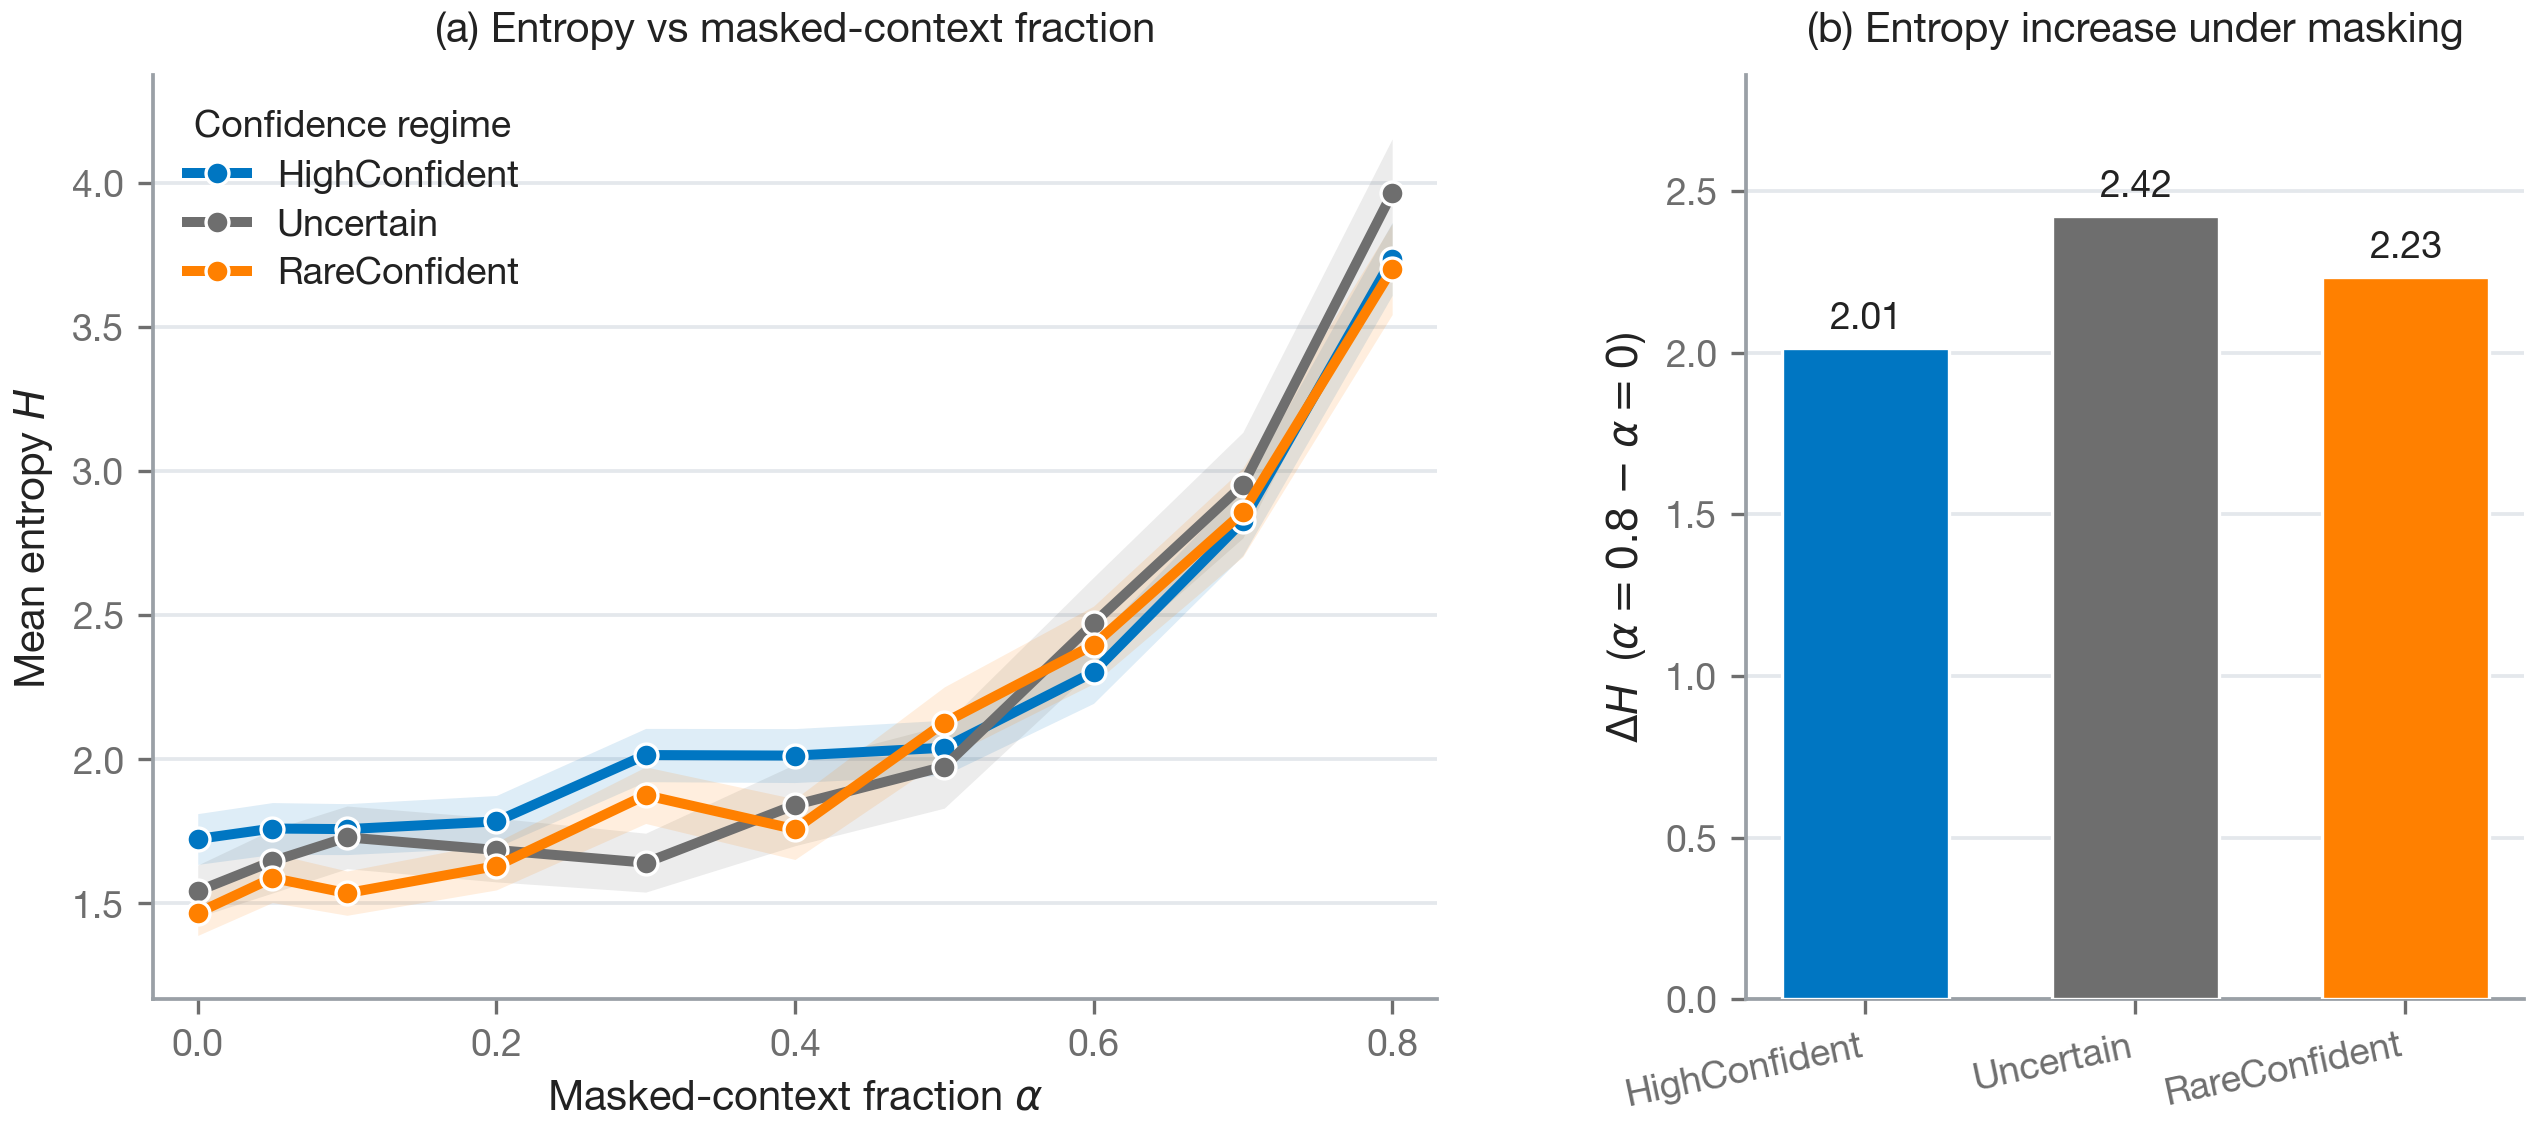

Write the Python code that produced this figure.
"""
Fig 9 — Context sensitivity under progressive context masking on 200 RefineID snippets.

Two panels:
  (a) Mean entropy H(alpha) at the target (ground-truth) position vs masked-context
      fraction alpha, one line per confidence regime.
  (b) Delta-H (H at high alpha minus H at alpha=0) per regime.

Regime -> display label -> colour:
  OVERCONFIDENT  -> HighConfident -> BLUE
  UNCERTAIN      -> Uncertain     -> GRAY
  CONFIDENT_RARE -> RareConfident -> ORANGE

Data: results/overconfidence_localization/DiffuCoder-7B-Base_20260303_100019.csv
Entropy at the target position = rows with probe_type == 'gt' (the ground-truth
identifier slot), column 'entropy', averaged over snippets at each alpha.
"""
import sys
sys.path.insert(0, "/Users/davidhuang/Desktop/CoRefusion/figures/rebuilt")
from corefusion_style import (BLUE, ORANGE, INK, GRAY, GRID,
    BLUE_DARK, BLUE_MID, BLUE_LIGHT, BLUE_PALE,
    ORANGE_DARK, ORANGE_MID, ORANGE_LIGHT, ORANGE_PALE,
    apply_style, blue_ramp, orange_ramp, savefig, lighten, CMAP_DIV)
apply_style()

import numpy as np
import pandas as pd
import matplotlib.pyplot as plt

CSV = "/Users/davidhuang/Desktop/CoRefusion/results/overconfidence_localization/DiffuCoder-7B-Base_20260303_100019.csv"

# ----------------------------------------------------------------- load + reduce
df = pd.read_csv(CSV)
gt = df[df["probe_type"] == "gt"].copy()          # entropy at the target slot

# regime -> (display label, colour, plot order)
REGIMES = [
    ("OVERCONFIDENT",  "HighConfident", BLUE),
    ("UNCERTAIN",      "Uncertain",     GRAY),
    ("CONFIDENT_RARE", "RareConfident", ORANGE),
]

# x range: full masking sweep up to alpha=0.8 (the regime-stratified window)
ALPHA_MAX = 0.8
alphas = sorted(a for a in gt["alpha"].unique() if a <= ALPHA_MAX + 1e-9)

# mean entropy H(alpha) per regime
mean_H = (gt.groupby(["regime", "alpha"])["entropy"].mean().unstack("alpha"))
sem_H  = (gt.groupby(["regime", "alpha"])["entropy"]
            .agg(lambda s: s.std(ddof=1) / np.sqrt(len(s))).unstack("alpha"))

n_snips = gt[gt["alpha"] == 0.0]["sample_id"].nunique()  # 200

# Delta-H = H(alpha_max) - H(alpha=0)
deltaH = {reg: mean_H.loc[reg, ALPHA_MAX] - mean_H.loc[reg, 0.0]
          for reg, _, _ in REGIMES}

# ------------------------------------------------------------------- the figure
fig, (axA, axB) = plt.subplots(
    1, 2, figsize=(10.2, 4.0),
    gridspec_kw=dict(width_ratios=[1.65, 1.0], wspace=0.30))

# ---- panel (a): H(alpha) lines -------------------------------------------------
for reg, lab, col in REGIMES:
    y   = mean_H.loc[reg, alphas].values
    err = sem_H.loc[reg, alphas].values
    axA.fill_between(alphas, y - err, y + err, color=col, alpha=0.13, lw=0)
    axA.plot(alphas, y, color=col, marker="o", markersize=5.5,
             linewidth=2.4, label=lab, zorder=3,
             markeredgecolor="white", markeredgewidth=0.8)

axA.set_xlabel(r"Masked-context fraction $\alpha$")
axA.set_ylabel(r"Mean entropy $H$")
axA.set_xlim(-0.03, ALPHA_MAX + 0.03)
axA.set_xticks([0.0, 0.2, 0.4, 0.6, 0.8])
axA.margins(y=0.08)
axA.legend(title="Confidence regime", title_fontsize=9,
           loc="upper left", frameon=False)
axA.set_title("(a) Entropy vs masked-context fraction", fontsize=10, pad=8)

# ---- panel (b): Delta-H bars ---------------------------------------------------
labels = [lab for _, lab, _ in REGIMES]
cols   = [col for _, _, col in REGIMES]
vals   = [deltaH[reg] for reg, _, _ in REGIMES]
xpos   = np.arange(len(labels))

bars = axB.bar(xpos, vals, width=0.62, color=cols,
               edgecolor="white", linewidth=0.8, zorder=3)
for x, v in zip(xpos, vals):
    axB.text(x, v + 0.04, f"{v:.2f}", ha="center", va="bottom",
             fontsize=9, color=INK)

axB.set_xticks(xpos)
axB.set_xticklabels(labels, rotation=12, ha="right")
axB.set_ylabel(r"$\Delta H$  ($\alpha{=}%.1f$ $-$ $\alpha{=}0$)" % ALPHA_MAX)
axB.set_ylim(0, max(vals) * 1.18)
axB.set_title("(b) Entropy increase under masking", fontsize=10, pad=8)

savefig(fig, "fig09_context_sensitivity")
print("Delta-H:", {k: round(v, 3) for k, v in deltaH.items()})
print("n snippets:", n_snips)
